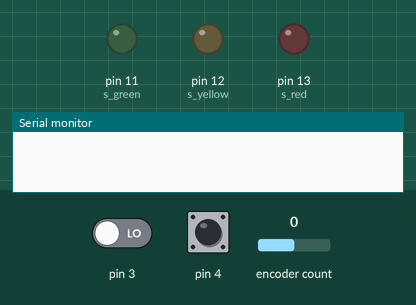
Recording of a sketch running on a simulated Arduino Uno, built with avr-gcc and run on an emulated ATmega328P. Shown: output pins drawn as LEDs (lit = HIGH), the last lines printed to the serial monitor. Inputs (shaded band) come from the test bench; at power-on: encoder count 0, pin 3 LOW, pin 4 HIGH.

Above: at 1.2 s.
1.3 s: encoder count set to 1
At 2.5 s:
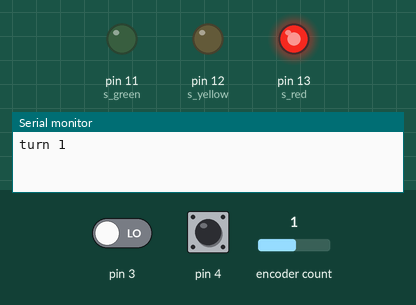
2.8 s: encoder count set to 2
At 3.4 s:
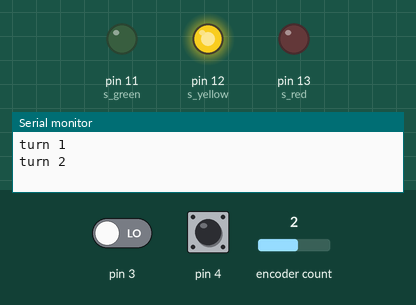
4.3 s: encoder count set to 3
At 5.0 s:
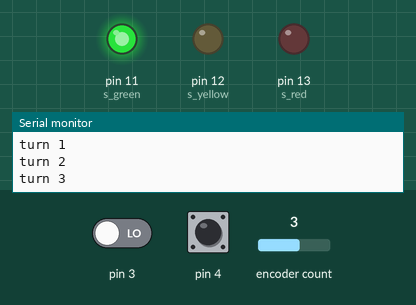
Timing chart, 0 to 7.3 s (numbered marks = the images above; inputs shaded):
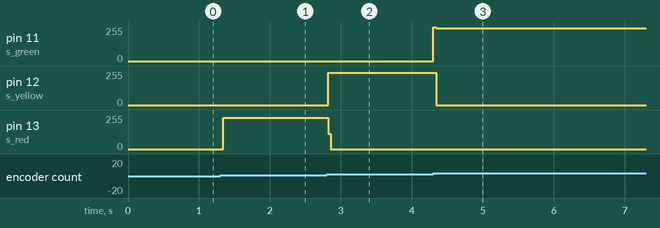

The sketch:

arduino_traffic_lights_encoder.ino
```cpp
// traffic lights
#define s_red 13           //pin red
#define s_yellow 12        //pin yellow
#define s_green 11         //pin green

#include <EncButton.h>     //used an example from https://github.com/GyverLibs/EncButton/tree/main/examples/tickISR
EncButton<EB_TICK, 2, 3, 4> enc;   // encoder with key <A, B, KEY>

void setup()
{
  pinMode(s_red,OUTPUT);     //R
  pinMode(s_yellow,OUTPUT);  //Y
  pinMode(s_green,OUTPUT);   //G
  void f_turn_off_traffic_light();  //all off
  Serial.begin(9600);
  // we connect both encoder pins to external interrupts by CHANGE
  attachInterrupt(0, isr, CHANGE);  // D2
  attachInterrupt(1, isr, CHANGE);  // D3
}

void isr() {
  enc.tickISR();  // calling the ISR tick at the interrupt
}

void f_turn_off_traffic_light(){
  // function turn off the traffic light
 digitalWrite(s_red,0);
 digitalWrite(s_yellow,0);
 digitalWrite(s_green,0);
}

void loop()
{
  // тут тоже вызываем тик, нужен для
  // корректной работы дебаунсов и прочих таймеров!!!
//we call the stick, it is necessary for the correct operation of de balances and other timers


  enc.tick();

  if (enc.turn()) {// любой поворот
    if (enc.counter > 3) {enc.counter = 3;}
    if (enc.counter < 1) {enc.counter = 1;}
    Serial.print("turn ");
    Serial.println(enc.counter);    // вывод счётчика
  }
  f_turn_off_traffic_light();   //all off
  switch (enc.counter) {
  case 1:
    digitalWrite(s_red,1);        //red on
    break;
  case 2:
    digitalWrite(s_yellow,1);     //yellow on
    break;
  case 3:
    digitalWrite(s_green,1);      //green on
    break;
  default:
      f_turn_off_traffic_light();   //all off
    break;
  }
}
```

Measured:
- after the input at 1.3 s, pin 13 (s_red): 0/255 → 235/255 at once
- after the input at 2.8 s, pin 12 (s_yellow): 0/255 → 241/255 at once; pin 13 (s_red): 235/255 → 0/255 at once
- after the input at 4.3 s, pin 11 (s_green): 0/255 → 246/255 at once; pin 12 (s_yellow): 241/255 → 0/255 at once
